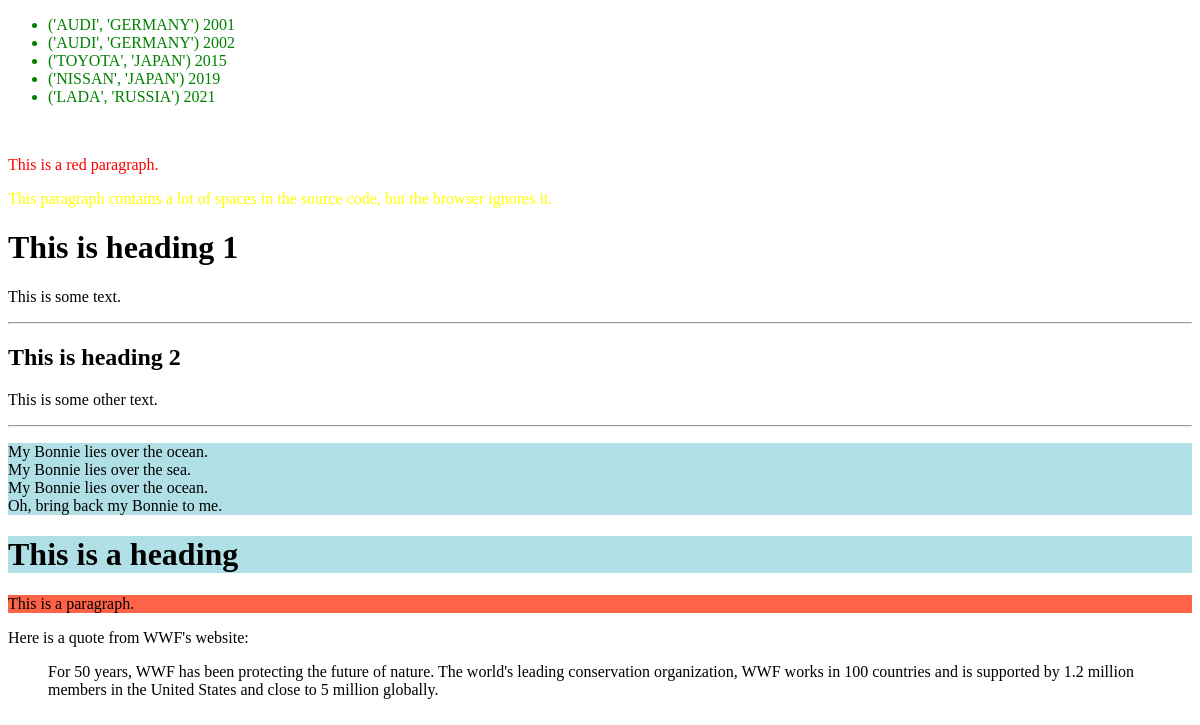
The app's page /myapp1/cars/year, older data.
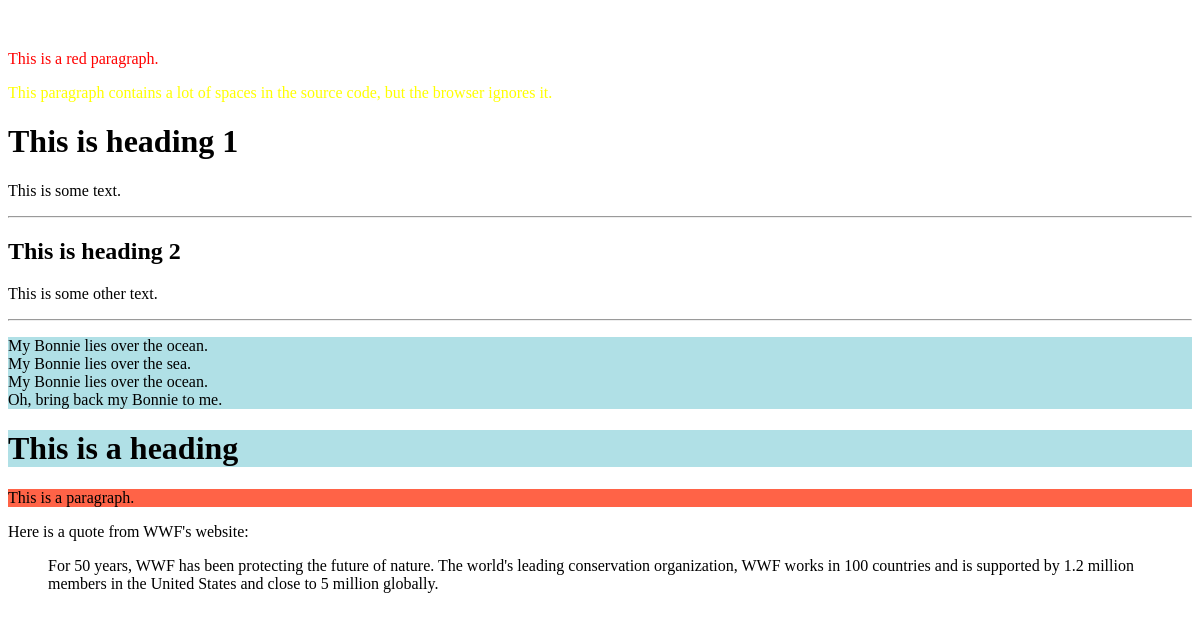
The same page, newer data.
### myapp1/models.py (models this page shows, shortened)
class Vehicle(models.Model):
    title = models.CharField(max_length=200, unique=True)
    year = models.IntegerField(default=1990)
    color = models.CharField(max_length=200)
    type = models.CharField(max_length=200)
    brand = models.ForeignKey(Brand, on_delete=models.CASCADE, related_name="get_vehicles")

class Brand(models.Model):
    name = models.CharField(max_length=200)
    country = models.CharField(max_length=200)
    def __str__(self):
        return f'{self.name, self.country}'

### myapp1/views/views.py (the view)
# urls.py: path('cars/year', get_vehicle_by_brand_after),
def get_vehicle_by_brand_after(request):
    cars = []
    cars = Vehicle.objects.filter(year__gt=2000)
    return render(request, 'car_list.html', {
        "title": "Вторая страница",
        "cars": cars
    })

### myapp1/templates/car_list.html (shortened to what this page needs)
{%extends 'base.html'%}
{% block content %}
<ul>
    {%if cars|length < 3 %}
        {%for car in cars%}
        <li style = "color:red">
            {{car.brand}}
            <br>
            {{car.year}}
            {{car.type}}
            {{car.color}}
        </li>
        {% endfor %}
    {%elif cars|length >= 3%}
        {%for car in cars%}
        <li style = "color:green">
            {{car.brand}}
            {{car.year}}
        </li>
    {% endfor %}
    {% endif %}
</ul>
<p style="color:red;"> This is a red paragraph.</p>
<p style="color:yellow;">
This paragraph
contains         a lot of spaces
in the source         code,
but the        browser
ignores it.
</p>
<h1>This is heading 1</h1>
<p>This is some text.</p>
<hr>
<h2>This is heading 2</h2>
<p>This is some other text.</p>
<hr>
<p style=" background-color:powderblue;" >
  My Bonnie lies over the ocean.
  <br>
  My Bonnie lies over the sea.
   <br>
  My Bonnie lies over the ocean.
<br>
  Oh, bring back my Bonnie to me.
</p>
<h1 style="background-color:powderblue;">This is a heading</h1>
<p style="background-color:tomato;">This is a paragraph.</p>
<p>Here is a quote from WWF's website:</p>
<blockquote>
For 50 years, WWF has been protecting the future of nature.
The world's leading conservation organization,
WWF works in 100 countries and is supported by
1.2 million members in the United States and
 close to 5 million globally.
</blockquote>
{% endblock %}

Row changes from the older to the newer data that the page shows:
removed Vehicle: brand "('AUDI', 'GERMANY')", year "2001"
removed Vehicle: brand "('AUDI', 'GERMANY')", year "2002"
removed Vehicle: brand "('TOYOTA', 'JAPAN')", year "2015"
removed Vehicle: brand "('NISSAN', 'JAPAN')", year "2019"
removed Vehicle: brand "('LADA', 'RUSSIA')", year "2021"
